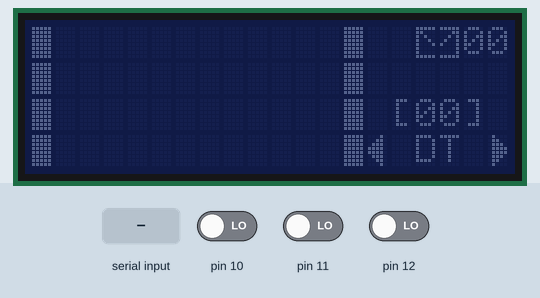
Simulated run of this sketch. Board: Arduino Uno, built with avr-gcc and run on an emulated ATmega328P. Parts: 20×4 character LCD. The inputs (shaded band) are chosen by the test bench; at power-on: pin 12 LOW, pin 11 LOW, pin 10 LOW.

Above: at 1.3 s.
1.4 s: "1" received over Serial
At 2.9 s:
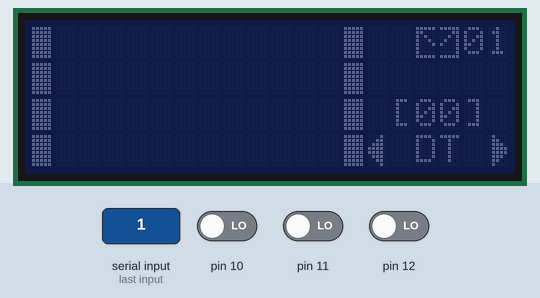
3.9 s: pin 12 driven HIGH
At 5.2 s:
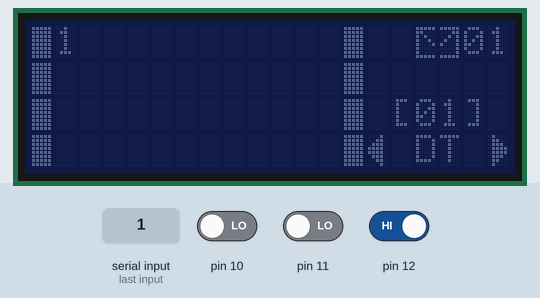
5.5 s: "0" received over Serial
At 7.4 s:
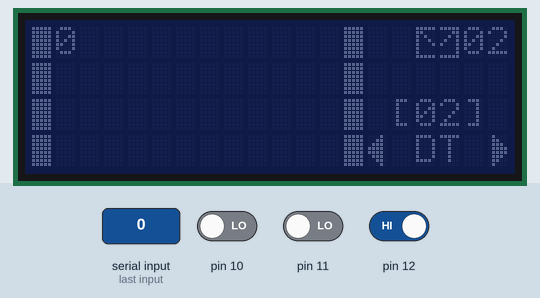
8.0 s: pin 11 driven HIGH
At 8.9 s:
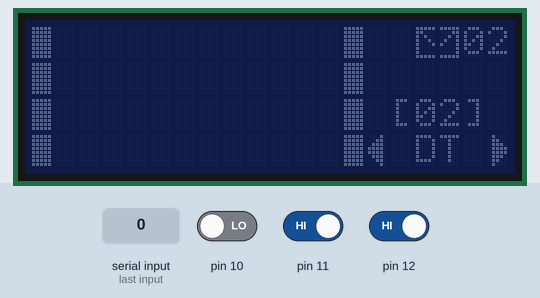
9.5 s: pin 12 driven LOW
11.1 s: pin 10 driven HIGH and pin 12 driven HIGH
At 11.23 s:
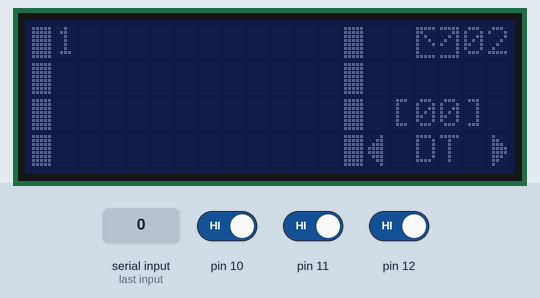

The sketch:

Mensagens_Wireless.ino
```cpp
#include <Wire.h>
#include <LiquidCrystal_I2C.h>
LiquidCrystal_I2C lcd(0x38,20,4);

uint8_t letter[8] = {0x0,0x0,0x1f,0x1b,0x15,0x11,0x1f,0x0};
uint8_t nm_0[8] = {0x1f,0x18,0x14,0x12, 0x11, 0x10, 0x10, 0x1f};
byte nm_1[8] = {B11111,B00011,B00101,B01001,B10001,B00001,B00001,B11111};
uint8_t estrut[8] = {0x1f,0x1f,0x1f,0x1f,0x1f,0x1f,0x1f,0x1f,};
byte esq[8] = {B00010,B00110,B01110,B11110,B11110,B01110,B00110,B00010};
byte dir[8] = {B01000,B01100,B01110,B01111,B01111,B01110,B01100,B01000};

String mensagens[10]={};
int count;
int quantidade;
int vld_msg=0;
int atual;

void setup(){
Serial.begin(9600);
lcd.init();
lcd.clear();
lcd.createChar(0, letter);
lcd.createChar(1, nm_0);
lcd.createChar(2, nm_1);
lcd.createChar(3, estrut);
lcd.createChar(4, esq);
lcd.createChar(5, dir);
lcd.home();
verifica();
estrutura();

pinMode(12,INPUT);
pinMode(11,INPUT);
pinMode(10,INPUT);
}

void loop(){

  if(Serial.available()>0){
   String msg_receive = Serial.readString();
   guarda(msg_receive);
  }
  if(digitalRead(12)){
   if(exist_msg())
   if(vld_msg != quantidade){
   vld_msg++;
    escreve(mensagem_return());
    delay(10);
   }
  }
    if(digitalRead(11)){
      if(vld_msg ==1){vld_msg=0;lcd.clear();estrutura();verifica();
      }
      if(vld_msg !=1 && vld_msg !=0){
      vld_msg--;
      escreve(mensagem_return());
      delay(10);
      }
    }
  if(digitalRead(10)){
   if(vld_msg != 0)
    del();
  }

}


void verifica(){
  for(int i =0; i<10;i++)
  count += (mensagens[i] !=""?1:0);
  lcd.setCursor(18,0);
 lcd.print(ArrumaZero(count));
 quantidade = count;
  count=0;
}


void guarda(String msg){
for(int i =0; i<10;i++)
if(mensagens[i] == ""){
  mensagens[i]=msg;
 verifica();
  return;
}
}


void estrutura(){

  lcd.setCursor(16,0);
  lcd.write(1);
  lcd.setCursor(17,0);
  lcd.write(2);


  for (int i=0;i<4;i++){
  lcd.setCursor(0,i);
  lcd.write(3);
  }
  for (int i=0;i<4;i++){
  lcd.setCursor(13,i);
  lcd.write(3);
  }
  lcd.setCursor(14,3);
  lcd.write(4);
  lcd.setCursor(16,3);
  lcd.print("DT");
  lcd.setCursor(19,3);
  lcd.write(5);
  lcd.setCursor(15,2);
  lcd.print("[00]");

}

void escreve(int numm){
  limpa();
  String str = mensagens[numm];
  int tamanho = str.length()+1;
  char letras[tamanho];
  str.toCharArray(letras,tamanho);
  int numero_casas=0;
  int carac = 0;

  for(int j=0;j<4;j++){
  carac +=12;
  for(int i=1;i<=12;i++){
   lcd.setCursor(i,j);
    numero_casas++;
    if(numero_casas < tamanho)
   lcd.print(letras[(i-1)+carac-12]);
  }
  }
  atual = numm+1;
 lcd.setCursor(16,2);
 lcd.print(ArrumaZero(numm+1));
}

String ArrumaZero(int i){
 String ret;
 if(i <10){ret += "0";}
  ret += i;
  return ret;

}

boolean exist_msg()
{
 for(int i=0; i<10;i++){
   if(mensagens[i] != ""){
    return true;
   }
 }
 return false;
}


int mensagem_return(){

  if(vld_msg==1)
 for(int i=0; i<10;i++){
   if(mensagens[i] != ""){
    return i;
   }
 }

 return vld_msg -1;

}

void limpa(){
 for(int j=0;j<4;j++){
  for(int i=1;i<=12;i++){
   lcd.setCursor(i,j);
   lcd.print(" ");
  }
  }
}

void del(){
  int del_msg = vld_msg -1;

  for (int i=del_msg; i<=10; i++)
  {mensagens[i] = mensagens[i+1]; }

  estrutura();
  verifica();
  limpa();
}
```

Measured:
- after the input at 1.4 s, the display: changes after 1.0 s (image 1)
- after the input at 3.9 s, the display: first changes after 0.09 s (image 2 shows a later state)
- after the input at 5.5 s, the display: first changes after 1.0 s (image 3 shows a later state)
- after the input at 8.0 s, the display: changes at once (image 4)
- after the input at 11.1 s, the display: changes after 0.09 s (image 5)
